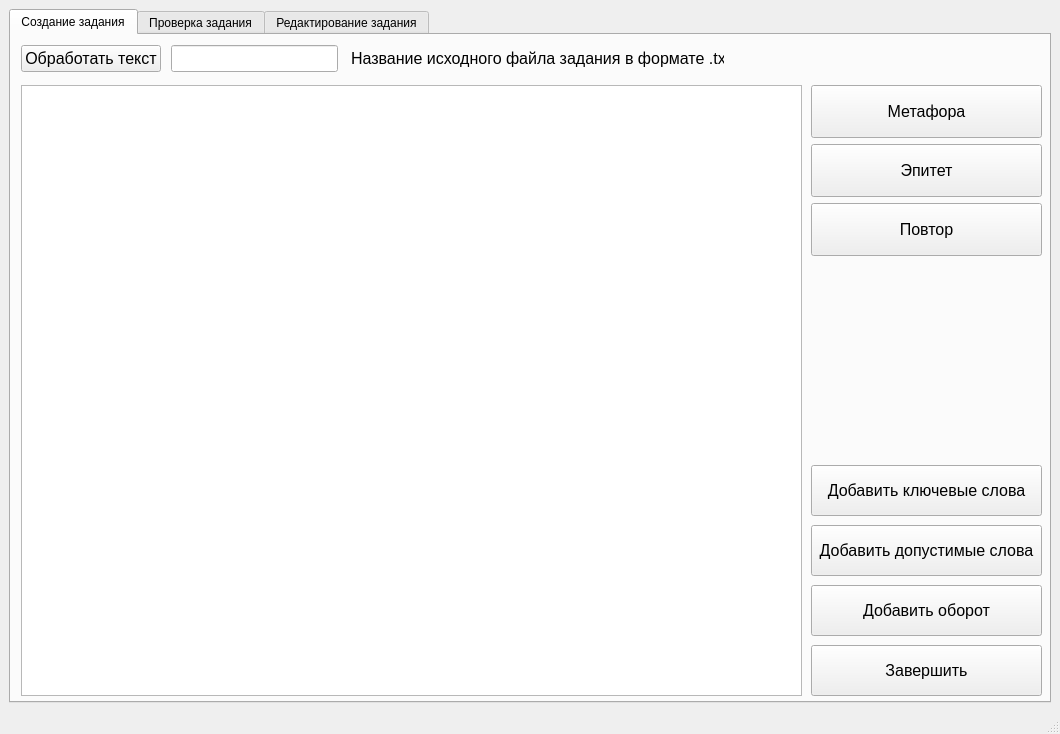
<?xml version="1.0" encoding="UTF-8"?>
<ui version="4.0">
 <class>MainWindow</class>
 <widget class="QMainWindow" name="MainWindow">
  <property name="geometry">
   <rect>
    <x>0</x>
    <y>0</y>
    <width>1060</width>
    <height>734</height>
   </rect>
  </property>
  <property name="windowTitle">
   <string>MainWindow</string>
  </property>
  <property name="documentMode">
   <bool>false</bool>
  </property>
  <property name="tabShape">
   <enum>QTabWidget::Rounded</enum>
  </property>
  <widget class="QWidget" name="centralwidget">
   <property name="enabled">
    <bool>true</bool>
   </property>
   <property name="autoFillBackground">
    <bool>false</bool>
   </property>
   <layout class="QHBoxLayout" name="horizontalLayout">
    <item>
     <widget class="QTabWidget" name="tabWidget">
      <property name="currentIndex">
       <number>0</number>
      </property>
      <widget class="QWidget" name="task_create">
       <attribute name="title">
        <string>Создание задания</string>
       </attribute>
       <widget class="QLineEdit" name="text_name_field">
        <property name="geometry">
         <rect>
          <x>160</x>
          <y>10</y>
          <width>167</width>
          <height>27</height>
         </rect>
        </property>
        <property name="font">
         <font>
          <pointsize>12</pointsize>
         </font>
        </property>
       </widget>
       <widget class="QLabel" name="name_descriptor">
        <property name="geometry">
         <rect>
          <x>340</x>
          <y>10</y>
          <width>373</width>
          <height>27</height>
         </rect>
        </property>
        <property name="font">
         <font>
          <pointsize>12</pointsize>
         </font>
        </property>
        <property name="text">
         <string>Название исходного файла задания в формате .txt</string>
        </property>
       </widget>
       <widget class="QPushButton" name="preprocessor_button">
        <property name="geometry">
         <rect>
          <x>10</x>
          <y>10</y>
          <width>140</width>
          <height>27</height>
         </rect>
        </property>
        <property name="font">
         <font>
          <pointsize>12</pointsize>
         </font>
        </property>
        <property name="text">
         <string>Обработать текст</string>
        </property>
       </widget>
       <widget class="QPlainTextEdit" name="plainTextEdit">
        <property name="geometry">
         <rect>
          <x>10</x>
          <y>50</y>
          <width>781</width>
          <height>611</height>
         </rect>
        </property>
        <property name="readOnly">
         <bool>true</bool>
        </property>
        <property name="textInteractionFlags">
         <set>Qt::TextSelectableByKeyboard|Qt::TextSelectableByMouse</set>
        </property>
       </widget>
       <widget class="QWidget" name="verticalLayoutWidget">
        <property name="geometry">
         <rect>
          <x>800</x>
          <y>50</y>
          <width>231</width>
          <height>171</height>
         </rect>
        </property>
        <layout class="QVBoxLayout" name="verticalLayout">
         <item>
          <widget class="QPushButton" name="pushButton_4">
           <property name="sizePolicy">
            <sizepolicy hsizetype="Minimum" vsizetype="Minimum">
             <horstretch>0</horstretch>
             <verstretch>0</verstretch>
            </sizepolicy>
           </property>
           <property name="font">
            <font>
             <pointsize>12</pointsize>
            </font>
           </property>
           <property name="text">
            <string>Метафора</string>
           </property>
          </widget>
         </item>
         <item>
          <widget class="QPushButton" name="pushButton_5">
           <property name="sizePolicy">
            <sizepolicy hsizetype="Minimum" vsizetype="Minimum">
             <horstretch>0</horstretch>
             <verstretch>0</verstretch>
            </sizepolicy>
           </property>
           <property name="font">
            <font>
             <pointsize>12</pointsize>
            </font>
           </property>
           <property name="text">
            <string>Эпитет</string>
           </property>
          </widget>
         </item>
         <item>
          <widget class="QPushButton" name="pushButton_3">
           <property name="sizePolicy">
            <sizepolicy hsizetype="Minimum" vsizetype="Minimum">
             <horstretch>0</horstretch>
             <verstretch>0</verstretch>
            </sizepolicy>
           </property>
           <property name="font">
            <font>
             <pointsize>12</pointsize>
            </font>
           </property>
           <property name="text">
            <string>Повтор</string>
           </property>
          </widget>
         </item>
        </layout>
       </widget>
       <widget class="QPushButton" name="pushButton">
        <property name="geometry">
         <rect>
          <x>800</x>
          <y>550</y>
          <width>231</width>
          <height>51</height>
         </rect>
        </property>
        <property name="font">
         <font>
          <pointsize>12</pointsize>
         </font>
        </property>
        <property name="text">
         <string>Добавить оборот</string>
        </property>
       </widget>
       <widget class="QPushButton" name="pushButton_2">
        <property name="geometry">
         <rect>
          <x>800</x>
          <y>610</y>
          <width>231</width>
          <height>51</height>
         </rect>
        </property>
        <property name="font">
         <font>
          <pointsize>12</pointsize>
         </font>
        </property>
        <property name="text">
         <string>Завершить</string>
        </property>
       </widget>
       <widget class="QPushButton" name="pushButton_6">
        <property name="geometry">
         <rect>
          <x>800</x>
          <y>490</y>
          <width>231</width>
          <height>51</height>
         </rect>
        </property>
        <property name="font">
         <font>
          <pointsize>12</pointsize>
         </font>
        </property>
        <property name="text">
         <string>Добавить допустимые слова</string>
        </property>
       </widget>
       <widget class="QPushButton" name="pushButton_7">
        <property name="geometry">
         <rect>
          <x>800</x>
          <y>430</y>
          <width>231</width>
          <height>51</height>
         </rect>
        </property>
        <property name="font">
         <font>
          <pointsize>12</pointsize>
         </font>
        </property>
        <property name="text">
         <string>Добавить ключевые слова</string>
        </property>
       </widget>
      </widget>
      <widget class="QWidget" name="task_check">
       <attribute name="title">
        <string>Проверка задания</string>
       </attribute>
      </widget>
      <widget class="QWidget" name="task_editing">
       <attribute name="title">
        <string>Редактирование задания</string>
       </attribute>
      </widget>
     </widget>
    </item>
   </layout>
  </widget>
  <widget class="QStatusBar" name="statusbar"/>
 </widget>
 <resources/>
 <connections/>
</ui>
